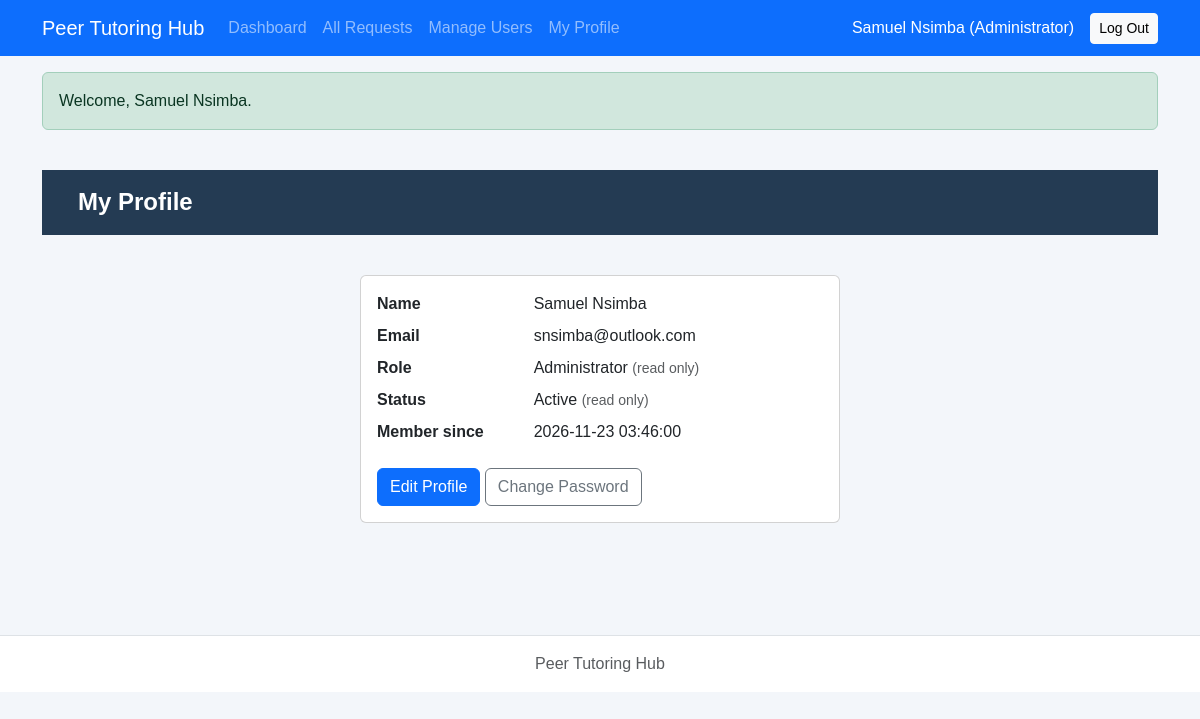
The page /php/profile.php (signed in) on the database its author committed.
### tables this page shows
CREATE TABLE users (
    user_id       INTEGER PRIMARY KEY,
    full_name     TEXT NOT NULL,
    email         TEXT NOT NULL UNIQUE,
    password_hash TEXT NOT NULL,
    role          TEXT NOT NULL CHECK (role IN ('Student', 'Tutor', 'Administrator')),
    status        TEXT NOT NULL DEFAULT 'Active' CHECK (status IN ('Active', 'Inactive')),
    created_at    TEXT NOT NULL DEFAULT CURRENT_TIMESTAMP
);

### repositories/userPDO.php (called while the page is built, shortened)
<?php
function findUserById($pdo, $userId)
{
    $stmt = $pdo->prepare('SELECT user_id, full_name, email, password_hash, role, status, created_at FROM users WHERE user_id = ?');
    $stmt->execute([$userId]);
    return $stmt->fetch();
}

### includes/auth.php (called while the page is built, shortened)
<?php
require_once dirname(__DIR__) . '/config/db.php';
require_once dirname(__DIR__) . '/services/userService.php';
function takeFlashes()
{
    $f = $_SESSION['flash'] ?? [];
    return $f;
}
function currentUser($pdo = null)
{
    $now = time();
    $pdo = $pdo ?: openDatabase();
    $user = findUserById($pdo, (int)$_SESSION['user_id']);
    return publicUserFields($user);
}
function requireLogin($pdo = null)
{
    $user = currentUser($pdo);
    return $user;
}
function e($value)
{
    return htmlspecialchars((string)$value, ENT_QUOTES, 'UTF-8');
}

### services/userService.php (called while the page is built, shortened)
<?php
require_once dirname(__DIR__) . '/repositories/userPDO.php';
function publicUserFields($user)
{
    return [
        'user_id' => (int)$user['user_id'],
        'full_name' => $user['full_name'],
        'email' => $user['email'],
        'role' => $user['role'],
        'status' => $user['status'],
        'created_at' => $user['created_at'],
    ];
}
function getOwnProfile($pdo, $actor)
{
    $user = findUserById($pdo, $actor['user_id']);
    return publicUserFields($user);
}

### config/db.php (called while the page is built)
<?php
function openDatabase($path = null) {
    if ($path === null) {
        $path = dirname(__DIR__) . '/database/tutoring.db';
    }
    $pdo = new PDO('sqlite:' . $path);
    $pdo->setAttribute(PDO::ATTR_ERRMODE, PDO::ERRMODE_EXCEPTION);
    $pdo->setAttribute(PDO::ATTR_DEFAULT_FETCH_MODE, PDO::FETCH_ASSOC);
    $pdo->exec('PRAGMA foreign_keys = ON');
    return $pdo;
}

### php/profile.php (the view, shortened to what this page needs)
<?php
require_once __DIR__ . '/../includes/auth.php';
$user = requireLogin();
$profile = getOwnProfile(openDatabase(), $user);
require __DIR__ . '/../includes/header.php';
require __DIR__ . '/../includes/nav.php';
?>
<main class="container py-4">
  <h1>My Profile</h1>
  <div class="card auth-card"><div class="card-body">
    <dl class="row mb-0">
      <dt class="col-4">Name</dt><dd class="col-8"><?= e($profile['full_name']) ?></dd>
      <dt class="col-4">Email</dt><dd class="col-8"><?= e($profile['email']) ?></dd>
      <dt class="col-4">Role</dt><dd class="col-8"><?= e($profile['role']) ?> <span class="text-muted small">(read only)</span></dd>
      <dt class="col-4">Status</dt><dd class="col-8"><?= e($profile['status']) ?> <span class="text-muted small">(read only)</span></dd>
      <dt class="col-4">Member since</dt><dd class="col-8"><?= e($profile['created_at']) ?></dd>
    </dl>
    <a class="btn btn-primary mt-3" href="edit-profile.php">Edit Profile</a>
    <a class="btn btn-outline-secondary mt-3" href="change-password.php">Change Password</a>
  </div></div>
</main>
<?php require __DIR__ . '/../includes/footer.php'; ?>

### includes/nav.php (shortened to what this page needs)
<?php
$navUser = function_exists('currentUser') ? currentUser() : null;
?>
<nav class="navbar navbar-expand-lg navbar-dark bg-primary">
  <div class="container">
    <a class="navbar-brand" href="<?= $navUser ? 'dashboard.php' : 'login.php' ?>">Peer Tutoring Hub</a>
    <div class="navbar-nav me-auto">
      <?php if ($navUser): ?>
        <a class="nav-link" href="dashboard.php">Dashboard</a>
        <?php if ($navUser['role'] === 'Student'): ?>
          <a class="nav-link" href="requests.php">My Requests</a>
          <a class="nav-link" href="request-form.php">Request a Session</a>
        <?php elseif ($navUser['role'] === 'Administrator'): ?>
          <a class="nav-link" href="requests.php">All Requests</a>
          <a class="nav-link" href="manage-users.php">Manage Users</a>
        <?php endif; ?>
        <a class="nav-link" href="profile.php">My Profile</a>
      <?php endif; ?>
    </div>
    <div class="navbar-nav align-items-center">
      <?php if ($navUser): ?>
        <span class="navbar-text text-white me-3"><?= htmlspecialchars($navUser['full_name'] . ' (' . $navUser['role'] . ')', ENT_QUOTES, 'UTF-8') ?></span>
        <form method="post" action="logout.php" class="d-inline m-0 p-0 nav-logout">
          <button type="submit" class="btn btn-sm btn-light">Log Out</button>
        </form>
      <?php else: ?>
        <a class="nav-link" href="login.php">Log In</a>
        <a class="nav-link" href="register.php">Create Account</a>
      <?php endif; ?>
    </div>
  </div>
</nav>
<?php if (function_exists('takeFlashes')): foreach (takeFlashes() as $flash): ?>
  <div class="container mt-3"><div class="alert alert-<?= htmlspecialchars($flash['type'], ENT_QUOTES, 'UTF-8') ?>"><?= htmlspecialchars($flash['message'], ENT_QUOTES, 'UTF-8') ?></div></div>
<?php endforeach; endif; ?>

### css/styles.css (style rules this page uses)
* { box-sizing: border-box; }
body { margin: 0; min-height: 100vh; font-family: Arial, Helvetica, sans-serif; color: #1f2937; background-color: #f3f6fa; }
h1 { margin: 0; padding: 18px 36px; color: #ffffff; font-size: 24px; font-weight: 700; background-color: #243b53; }
.auth-card { max-width: 480px; margin: 40px auto; }
.nav-logout { box-shadow: none; background: none; }

### rows shown on the page
users: full_name+role "Samuel Nsimba (Administrator)", full_name "Samuel Nsimba", email "snsimba@outlook.com", role "Administrator", status "Active", created_at "2026-11-23 03:46:00"

### other values the page prints
$flash['message'] "Welcome, Samuel Nsimba."
